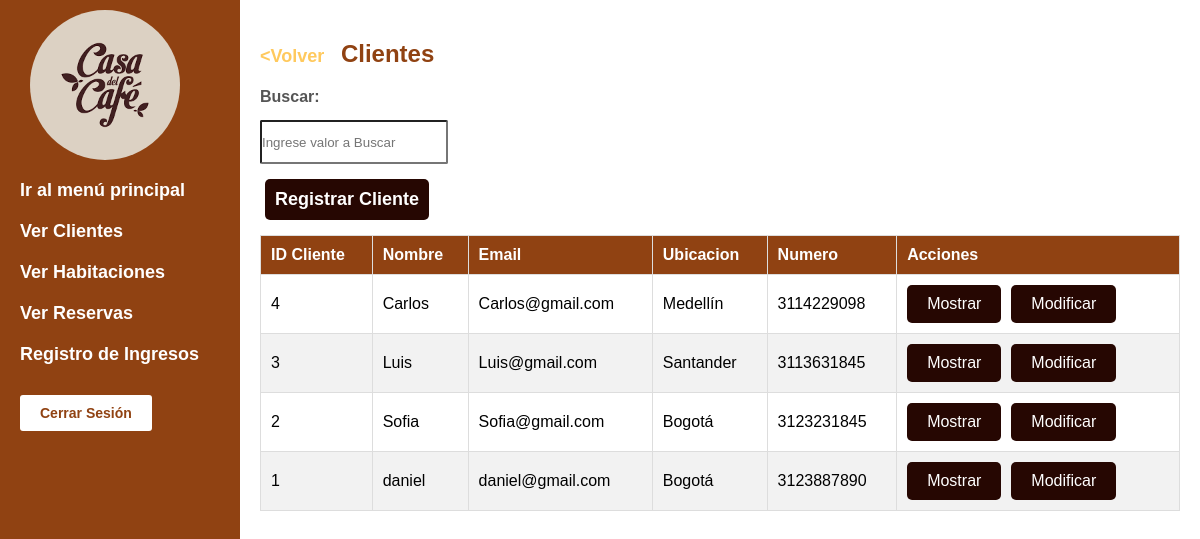
The app's page /hostal/Pages/verCliente.php (signed in) with its own data.
### tables this page shows
CREATE TABLE IF NOT EXISTS `cliente` (
  `id_cliente` int NOT NULL,
  `nombre` varchar(255) NOT NULL,
  `email` varchar(255) DEFAULT NULL,
  `ubicacion` varchar(255) DEFAULT NULL,
  `numero` varchar(255) DEFAULT NULL,
  PRIMARY KEY (`id_cliente`)
);

### includes/DAOS/db.php (called while the page is built, shortened)
<?php
class ConexionBD {
    private $servername = "db";
    private $username = "root";
    private $password = "root";
    private $database = "casa_del_cafe";
    private $conn;
    public function __construct() {
        $this->conn = new mysqli($this->servername, $this->username, $this->password, $this->database);
    }
    public function conexion(){
        return $this->conn;
    }
}
?>

### includes/DAOS/clienteDAO.php (called while the page is built, shortened)
<?php
require 'objets/Cliente.php';
class ClienteDAO {
    private ConexionBD $db;
    function __construct() {
        $this->db = new ConexionBD();
    }
    function obtenerClientes() {
        $query = "SELECT * FROM cliente";
        $result = mysqli_query($this->db->conexion(), $query);
        $clientes = array();
        if ($result) {
            while ($fila = mysqli_fetch_assoc($result)) {
                $cliente = new Cliente($fila['nombre'], $fila['email'], $fila['ubicacion'], $fila['numero'], $fila['id_cliente']);
                $clientes[] = $cliente;
            }
        }
        return $clientes;
    }
}
?>

### includes/DAOS/objets/Cliente.php (called while the page is built)
<?php
Class Cliente{
    private $nombre;
    private $email;
    private $id;
    private $ubicacion;
    private $numero;
    function __construct($nombre,$email, $ubicacion, $numero, $id = null){
        $this->nombre=$nombre;
        $this->email=$email;
        $this->id=$id;
        $this->ubicacion=$ubicacion;
        $this->numero=$numero;
    }
    function getNombre(){
        return $this->nombre;
    }
    function getEmail(){
        return $this->email;
    }
    function getId(){
        return $this->id;
    }
    function getubicacion(){
        return $this->ubicacion;
    }
    function getNumero(){
        return  $this->numero;
    }
    function obtenerAtributosSeparadosPorPipe(){
        return $this->id. "|". $this->nombre. "|" .$this->email;
    }
}
?>

### hostal/Pages/verCliente.php (the view, shortened to what this page needs)
<!DOCTYPE html>
<html>
<head>
    <link rel="stylesheet" href="../../css/hotas_ver_datos.css">
</head>
<body>
<div class="sidebar">
        <img class="image-logo"
         alt="Casa del Café">
        <a href="../index.php">Ir al menú principal</a>
        <a href="verCliente.php">Ver Clientes</a>
        <a href="habitaciones.php">Ver Habitaciones</a>
        <a href="verReservas.php">Ver Reservas</a>
        <a href="registroIngresos.php">Registro de Ingresos</a>
        <form action="verCliente.php" method="POST">
            <input type="submit" value="Cerrar Sesión" formnovalidate>
        </form>
    </div>
    <div class="content">
        <h1><a class="back-link" href="../index.php">&lt;Volver</a> Clientes</h1>
        <div class="busqueda">
            <label for="buscador">Buscar: </label>
            <input type="text" name="buscador" id="buscador" onchange="busqueda()" placeholder="Ingrese valor a Buscar">
        </div>
        <?php
            if($_SESSION['rol'] != "empleado"){
                echo '<button class="btnRegistro"><a href="registrarCliente.php">Registrar Cliente</a></button>';
            }
        ?>
        <table id="tablaClientes">
            <thead>
                <th>ID Cliente</th>
                <th>Nombre</th>
                <th>Email</th>
                <th>Ubicacion</th>
                <th>Numero</th>
                <?php
                    if($_SESSION['rol'] != "empleado"){
                        echo '<th>Acciones</th>';
                    }
                ?>
            </thead>
            <tbody>
            <?php
            $clienteDAO = new ClienteDAO();
            $clientes = $clienteDAO->obtenerClientes();
            foreach ($clientes as $cliente) {
                echo '<tr data="' . $cliente->obtenerAtributosSeparadosPorPipe() . '">';
                echo "<td>" . $cliente->getId() . "</td>";
                echo "<td>" . $cliente->getNombre() . "</td>";
                echo "<td>" . $cliente->getEmail() . "</td>";
                echo "<td>" . $cliente->getubicacion() . "</td>";
                echo "<td>" . $cliente->getNumero() . "</td>";
                if($_SESSION['rol'] != "empleado"){
                    echo '<td>';
                    echo '<button class="accion mostrar">Mostrar</button>';
                    echo '<button class="accion modificar">Modificar</button>';
                    echo '</td>';
                }
                echo '</tr>';
            }
            ?>
            </tbody>
        </table>
    </div>
</body>
</html>

### css/hotas_ver_datos.css (style rules this page uses)
:root { --primary-color: #FFC95D; --secondary-color: #904212; --third-color: #F28D33; --light-color: white; --contrast-color: #260702; }
* { padding: 0px; margin: 0px; }
body, html { margin: 0; padding: 0; font-family: Arial, sans-serif; height: 100%; }
body { background-color: var(--light-color); display: flex; align-items: center; justify-content: center; margin: 0; }
.content { flex: 1; padding: 20px; height: 90%; }
h1 { font-size: 24px; margin: 0 0 20px; color: var(--secondary-color); }
label { display: block; text-align: left; margin: 20px 0; font-weight: bold; color: #555; }
input[type="submit"] { background-color: var(--light-color); color: var(--secondary-color); padding: 10px 20px; margin-top: 20px; border: none; border-radius: 3px; font-weight: bold; cursor: pointer; font-size: 14px; }
table { border-collapse: collapse; width: 100%; background-color: var(--light-color); border: 1px solid #ddd; }
th, td { padding: 10px; text-align: left; border: 1px solid #ddd; }
th { background-color: var(--secondary-color); color: #fff; font-weight: bold; }
.back-link { text-decoration: none; color: var(--primary-color); font-size: 18px; font-weight: bold; margin-right: 10px; }
tr:nth-child(even) { background-color: #f2f2f2; }
.sidebar { width: 200px; height: 100%; background-color: var(--secondary-color); color: var(--light-color); padding: 20px; display: flex; flex-direction: column; align-items: left; text-align: left; }
.image-logo { border-radius: 50%; width: 150px; height: 150px; margin: 10px; }
a { text-decoration: none; color: var(--light-color); font-weight: bold; font-size: 18px; margin: 10px 0; }
.sidebar a { display: block; font-size: 18px; margin: 10px 0; color: var(--light-color); text-decoration: none; text-align: left; }
.accion { background-color: var(--contrast-color); color: var(--light-color); padding: 10px 20px; font-size: 16px; border: none; border-radius: 5px; text-decoration: none; cursor: pointer; display: inline-block; margin-right: 10px; }
.btnRegistro { background-color: var(--contrast-color); padding: 10px 10px; border-radius: 5px; border: none; cursor: pointer; margin: 0px 0px 15px 5px; }
.busqueda { justify-content: center; align-items: center; }
.busqueda>input { height: 40px; width: 20%; border-radius: 2px; margin-bottom: 15px; margin-top: -6px; }

### records on screen
cliente: id_cliente "4", nombre "Carlos", email "Carlos@gmail.com", ubicacion "Medellín", numero "3114229098"
cliente: id_cliente "3", nombre "Luis", email "Luis@gmail.com", ubicacion "Santander", numero "3113631845"
cliente: id_cliente "2", nombre "Sofia", email "Sofia@gmail.com", ubicacion "Bogotá", numero "3123231845"
cliente: id_cliente "1", nombre "daniel", email "daniel@gmail.com", ubicacion "Bogotá", numero "3123887890"
